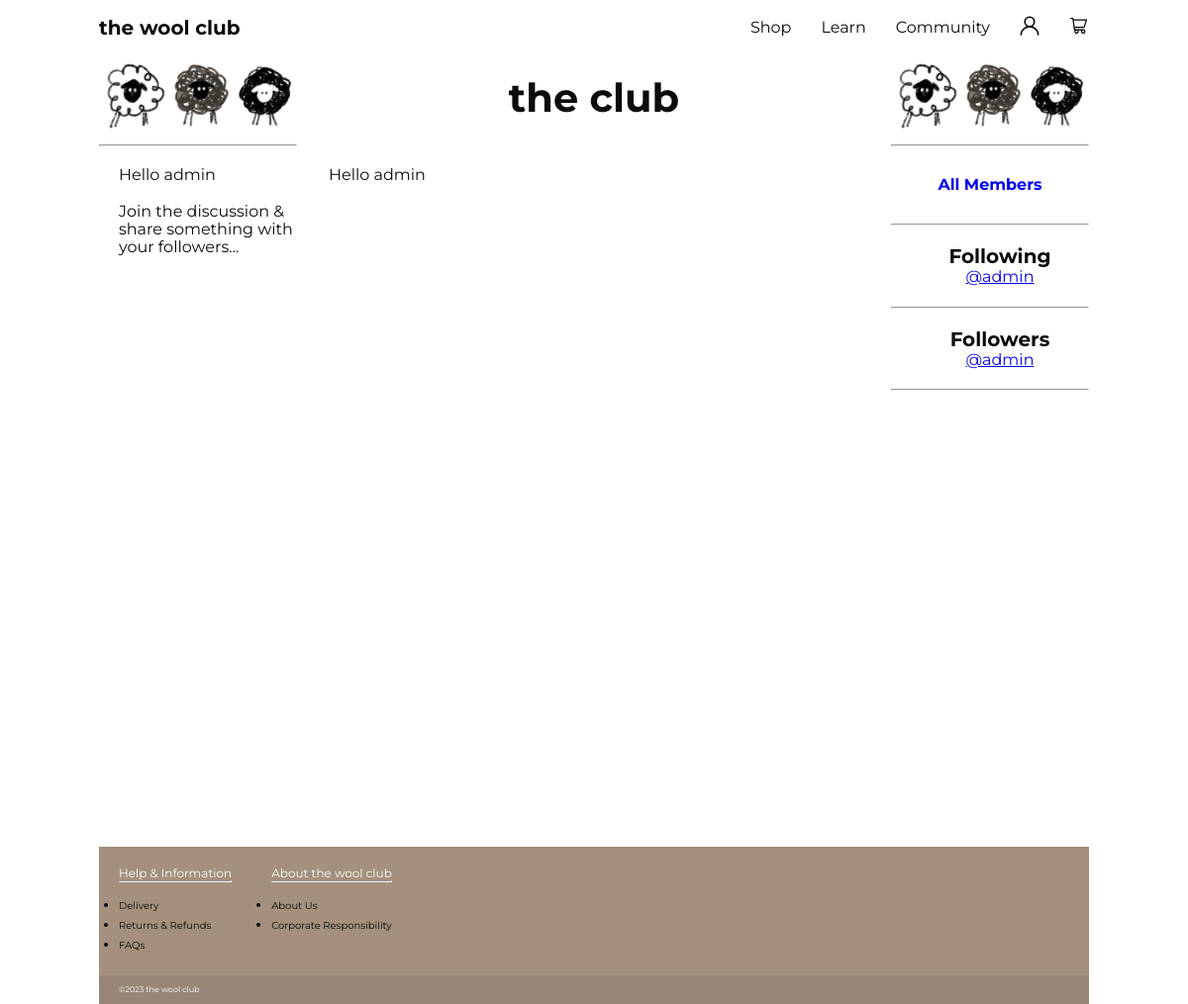
The app's page /community/the_club/ (signed in), older data.
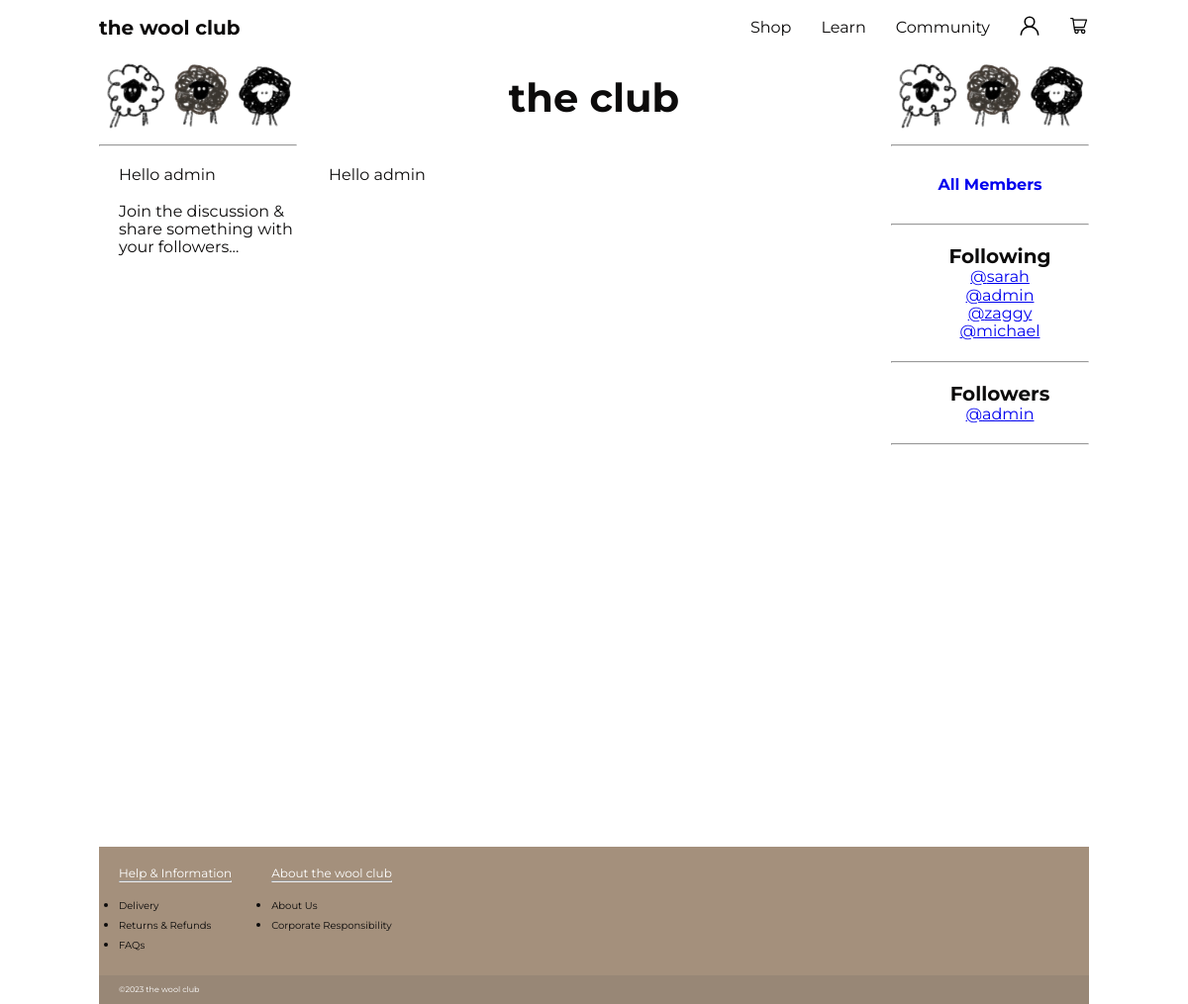
The same page, newer data.
### accounts/models.py (models this page shows)
class UserProfile(models.Model):
    class Skill(models.TextChoices):
        BEGINNER = 'Beginner'
        INTERMEDIATE = 'Intermediate'
        ADVANCED = 'Advanced'
    user = models.OneToOneField(
        User, on_delete=models.CASCADE, related_name="profile")
    attending = models.ManyToManyField(
        Workshop, blank=True, related_name="attending")
    saved = models.ManyToManyField(
        Stitch, blank=True, related_name="saved")
    profile_pic = models.ImageField(default='profile_images/sheep.jpg', upload_to='profile_images/')
    bio = models.TextField(null=True, blank=True)
    first_name = models.TextField(null=True, blank=True)
    last_name = models.TextField(null=True, blank=True)
    skill_level = models.TextField(choices=Skill.choices, default = 'Beginner')
    follows = models.ManyToManyField(
        "self",
        related_name="followed_by",
        symmetrical=False,
        blank=True
    )
    def __str__(self):
        return self.user.username

### community/views.py (the view)
# urls.py: path('the_club/', views.the_club, name="the_club"),
def the_club(request):
    return render(request, 'community/the_club.html')

### templates/community/the_club.html
{% extends 'base.html' %}
{% load static %}
{% block content %}
<section class="club">
<div class="club-side">
    <img class="sheep-image" src="{% static 'images/Logo.png' %}" alt="3 small sheep">
    <hr>
    <div class="follow-club-page">
        <span>Hello {{ user.username }}</span>
        <br>
        <br>
        <span>Join the discussion & share something with your followers...</span>
    </div>
</div>
<div class="Posts-wall wall-background">
<div class="posts-wall-card-title">
    <span>the club</span>
</div>
<div class="card posts-wall-card">
    <span>Hello {{ user.username }}</span>
</div>
</div>
<div class="club-side">
    <img class="sheep-image" src="{% static 'images/Logo.png' %}" alt="3 small sheep">
    <hr>
    <a class="all-members" href="{% url 'profile_list'%}">All Members</a>
    <hr>
    <div class="follow-club-page">
        <span class="follow-title">Following</span>
        {% for following in user.profile.follows.all %}
        <li>
            <a href="{% url 'profile' following.user.id %}">@{{ following|lower }}</a>
        </li>
        {% endfor %}
    </div>
    <hr>
    <div class="follow-club-page">
        <span class="follow-title">Followers</span>
        {% for followers in user.profile.followed_by.all %}
        <li>
            <a href="{% url 'profile' followers.user.id %}">@{{ followers|lower }}</a>
        </li>
        {% endfor %}
    </div>
    <hr>
</div>
</section>
{% endblock content %}

Row changes from the older to the newer data that the page shows:
now on this page (row edited): UserProfile: user.username "sarah"
now on this page (row edited): UserProfile: user.username "zaggy"
added UserProfile: user.username "michael"
